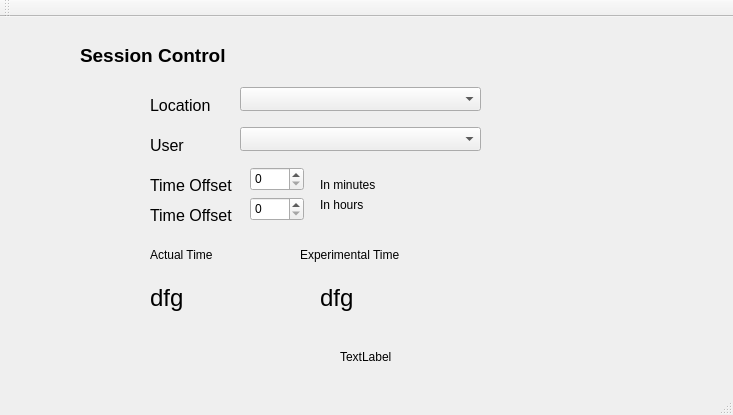
<?xml version="1.0" encoding="UTF-8"?>
<ui version="4.0">
 <class>MainWindow</class>
 <widget class="QMainWindow" name="MainWindow">
  <property name="geometry">
   <rect>
    <x>0</x>
    <y>0</y>
    <width>733</width>
    <height>415</height>
   </rect>
  </property>
  <property name="windowTitle">
   <string>MainWindow</string>
  </property>
  <widget class="QWidget" name="centralWidget">
   <widget class="QLabel" name="label">
    <property name="geometry">
     <rect>
      <x>80</x>
      <y>30</y>
      <width>171</width>
      <height>16</height>
     </rect>
    </property>
    <property name="font">
     <font>
      <pointsize>14</pointsize>
      <weight>75</weight>
      <bold>true</bold>
     </font>
    </property>
    <property name="text">
     <string>Session Control</string>
    </property>
   </widget>
   <widget class="QComboBox" name="locationComboBox">
    <property name="geometry">
     <rect>
      <x>240</x>
      <y>70</y>
      <width>241</width>
      <height>24</height>
     </rect>
    </property>
   </widget>
   <widget class="QLabel" name="label_2">
    <property name="geometry">
     <rect>
      <x>150</x>
      <y>80</y>
      <width>91</width>
      <height>16</height>
     </rect>
    </property>
    <property name="font">
     <font>
      <pointsize>12</pointsize>
     </font>
    </property>
    <property name="text">
     <string>Location</string>
    </property>
   </widget>
   <widget class="QLabel" name="label_3">
    <property name="geometry">
     <rect>
      <x>150</x>
      <y>120</y>
      <width>91</width>
      <height>16</height>
     </rect>
    </property>
    <property name="font">
     <font>
      <pointsize>12</pointsize>
     </font>
    </property>
    <property name="text">
     <string>User</string>
    </property>
   </widget>
   <widget class="QComboBox" name="userComboBox">
    <property name="geometry">
     <rect>
      <x>240</x>
      <y>110</y>
      <width>241</width>
      <height>24</height>
     </rect>
    </property>
   </widget>
   <widget class="QSpinBox" name="minuteSpinBox">
    <property name="geometry">
     <rect>
      <x>250</x>
      <y>150</y>
      <width>54</width>
      <height>24</height>
     </rect>
    </property>
   </widget>
   <widget class="QLabel" name="label_4">
    <property name="geometry">
     <rect>
      <x>150</x>
      <y>160</y>
      <width>91</width>
      <height>16</height>
     </rect>
    </property>
    <property name="font">
     <font>
      <pointsize>12</pointsize>
     </font>
    </property>
    <property name="text">
     <string>Time Offset</string>
    </property>
   </widget>
   <widget class="QLabel" name="label_5">
    <property name="geometry">
     <rect>
      <x>320</x>
      <y>160</y>
      <width>101</width>
      <height>16</height>
     </rect>
    </property>
    <property name="text">
     <string>In minutes</string>
    </property>
   </widget>
   <widget class="QLabel" name="label_6">
    <property name="geometry">
     <rect>
      <x>150</x>
      <y>190</y>
      <width>91</width>
      <height>16</height>
     </rect>
    </property>
    <property name="font">
     <font>
      <pointsize>12</pointsize>
     </font>
    </property>
    <property name="text">
     <string>Time Offset</string>
    </property>
   </widget>
   <widget class="QSpinBox" name="hourSpinBox">
    <property name="geometry">
     <rect>
      <x>250</x>
      <y>180</y>
      <width>54</width>
      <height>24</height>
     </rect>
    </property>
   </widget>
   <widget class="QLabel" name="label_7">
    <property name="geometry">
     <rect>
      <x>320</x>
      <y>180</y>
      <width>101</width>
      <height>16</height>
     </rect>
    </property>
    <property name="text">
     <string>In hours</string>
    </property>
   </widget>
   <widget class="QLabel" name="actualTime">
    <property name="geometry">
     <rect>
      <x>150</x>
      <y>260</y>
      <width>111</width>
      <height>41</height>
     </rect>
    </property>
    <property name="font">
     <font>
      <pointsize>18</pointsize>
     </font>
    </property>
    <property name="text">
     <string>dfg</string>
    </property>
   </widget>
   <widget class="QLabel" name="schedulerTime">
    <property name="geometry">
     <rect>
      <x>320</x>
      <y>260</y>
      <width>111</width>
      <height>41</height>
     </rect>
    </property>
    <property name="font">
     <font>
      <pointsize>18</pointsize>
     </font>
    </property>
    <property name="text">
     <string>dfg</string>
    </property>
   </widget>
   <widget class="QLabel" name="label_8">
    <property name="geometry">
     <rect>
      <x>150</x>
      <y>230</y>
      <width>91</width>
      <height>16</height>
     </rect>
    </property>
    <property name="text">
     <string>Actual Time</string>
    </property>
   </widget>
   <widget class="QLabel" name="label_9">
    <property name="geometry">
     <rect>
      <x>300</x>
      <y>230</y>
      <width>171</width>
      <height>16</height>
     </rect>
    </property>
    <property name="text">
     <string>Experimental Time</string>
    </property>
   </widget>
   <widget class="QLabel" name="locnLabel">
    <property name="geometry">
     <rect>
      <x>340</x>
      <y>330</y>
      <width>361</width>
      <height>20</height>
     </rect>
    </property>
    <property name="text">
     <string>TextLabel</string>
    </property>
   </widget>
  </widget>
  <widget class="QMenuBar" name="menuBar">
   <property name="geometry">
    <rect>
     <x>0</x>
     <y>0</y>
     <width>733</width>
     <height>22</height>
    </rect>
   </property>
  </widget>
  <widget class="QToolBar" name="mainToolBar">
   <attribute name="toolBarArea">
    <enum>TopToolBarArea</enum>
   </attribute>
   <attribute name="toolBarBreak">
    <bool>false</bool>
   </attribute>
  </widget>
  <widget class="QStatusBar" name="statusBar"/>
 </widget>
 <layoutdefault spacing="6" margin="11"/>
 <resources/>
 <connections/>
</ui>
